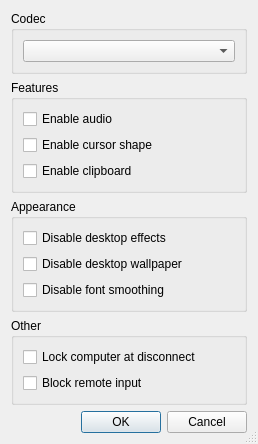
<?xml version="1.0" encoding="UTF-8"?>
<ui version="4.0">
 <class>DesktopConfigDialog</class>
 <widget class="QDialog" name="DesktopConfigDialog">
  <property name="geometry">
   <rect>
    <x>0</x>
    <y>0</y>
    <width>258</width>
    <height>389</height>
   </rect>
  </property>
  <property name="sizePolicy">
   <sizepolicy hsizetype="Preferred" vsizetype="Preferred">
    <horstretch>0</horstretch>
    <verstretch>0</verstretch>
   </sizepolicy>
  </property>
  <property name="windowTitle">
   <string>Session Configuration</string>
  </property>
  <property name="sizeGripEnabled">
   <bool>true</bool>
  </property>
  <property name="modal">
   <bool>true</bool>
  </property>
  <layout class="QVBoxLayout" name="verticalLayout_5">
   <item>
    <widget class="QGroupBox" name="groupBox_2">
     <property name="sizePolicy">
      <sizepolicy hsizetype="Preferred" vsizetype="Fixed">
       <horstretch>0</horstretch>
       <verstretch>0</verstretch>
      </sizepolicy>
     </property>
     <property name="title">
      <string>Codec</string>
     </property>
     <layout class="QVBoxLayout" name="verticalLayout">
      <item>
       <widget class="QComboBox" name="combo_codec"/>
      </item>
     </layout>
    </widget>
   </item>
   <item>
    <widget class="QGroupBox" name="groupbox_features">
     <property name="sizePolicy">
      <sizepolicy hsizetype="Preferred" vsizetype="Fixed">
       <horstretch>0</horstretch>
       <verstretch>0</verstretch>
      </sizepolicy>
     </property>
     <property name="title">
      <string>Features</string>
     </property>
     <layout class="QVBoxLayout" name="verticalLayout_4">
      <item>
       <widget class="QCheckBox" name="checkbox_audio">
        <property name="text">
         <string>Enable audio</string>
        </property>
       </widget>
      </item>
      <item>
       <widget class="QCheckBox" name="checkbox_cursor_shape">
        <property name="text">
         <string>Enable cursor shape</string>
        </property>
       </widget>
      </item>
      <item>
       <widget class="QCheckBox" name="checkbox_clipboard">
        <property name="text">
         <string>Enable clipboard</string>
        </property>
       </widget>
      </item>
     </layout>
    </widget>
   </item>
   <item>
    <widget class="QGroupBox" name="groupbox_appearance">
     <property name="sizePolicy">
      <sizepolicy hsizetype="Preferred" vsizetype="Fixed">
       <horstretch>0</horstretch>
       <verstretch>0</verstretch>
      </sizepolicy>
     </property>
     <property name="title">
      <string>Appearance</string>
     </property>
     <layout class="QVBoxLayout" name="verticalLayout_2">
      <item>
       <widget class="QCheckBox" name="checkbox_desktop_effects">
        <property name="text">
         <string>Disable desktop effects</string>
        </property>
       </widget>
      </item>
      <item>
       <widget class="QCheckBox" name="checkbox_desktop_wallpaper">
        <property name="text">
         <string>Disable desktop wallpaper</string>
        </property>
       </widget>
      </item>
      <item>
       <widget class="QCheckBox" name="checkbox_font_smoothing">
        <property name="text">
         <string>Disable font smoothing</string>
        </property>
       </widget>
      </item>
     </layout>
    </widget>
   </item>
   <item>
    <widget class="QGroupBox" name="groupbox_other">
     <property name="sizePolicy">
      <sizepolicy hsizetype="Preferred" vsizetype="Fixed">
       <horstretch>0</horstretch>
       <verstretch>0</verstretch>
      </sizepolicy>
     </property>
     <property name="title">
      <string>Other</string>
     </property>
     <layout class="QVBoxLayout" name="verticalLayout_3">
      <item>
       <widget class="QCheckBox" name="checkbox_lock_at_disconnect">
        <property name="text">
         <string>Lock computer at disconnect</string>
        </property>
       </widget>
      </item>
      <item>
       <widget class="QCheckBox" name="checkbox_block_remote_input">
        <property name="text">
         <string>Block remote input</string>
        </property>
       </widget>
      </item>
     </layout>
    </widget>
   </item>
   <item>
    <spacer name="verticalSpacer">
     <property name="orientation">
      <enum>Qt::Vertical</enum>
     </property>
     <property name="sizeHint" stdset="0">
      <size>
       <width>20</width>
       <height>2</height>
      </size>
     </property>
    </spacer>
   </item>
   <item>
    <widget class="QDialogButtonBox" name="button_box">
     <property name="orientation">
      <enum>Qt::Horizontal</enum>
     </property>
     <property name="standardButtons">
      <set>QDialogButtonBox::Cancel|QDialogButtonBox::Ok</set>
     </property>
    </widget>
   </item>
  </layout>
 </widget>
 <resources/>
 <connections>
  <connection>
   <sender>button_box</sender>
   <signal>accepted()</signal>
   <receiver>DesktopConfigDialog</receiver>
   <slot>accept()</slot>
   <hints>
    <hint type="sourcelabel">
     <x>248</x>
     <y>254</y>
    </hint>
    <hint type="destinationlabel">
     <x>157</x>
     <y>274</y>
    </hint>
   </hints>
  </connection>
  <connection>
   <sender>button_box</sender>
   <signal>rejected()</signal>
   <receiver>DesktopConfigDialog</receiver>
   <slot>reject()</slot>
   <hints>
    <hint type="sourcelabel">
     <x>316</x>
     <y>260</y>
    </hint>
    <hint type="destinationlabel">
     <x>286</x>
     <y>274</y>
    </hint>
   </hints>
  </connection>
 </connections>
</ui>
